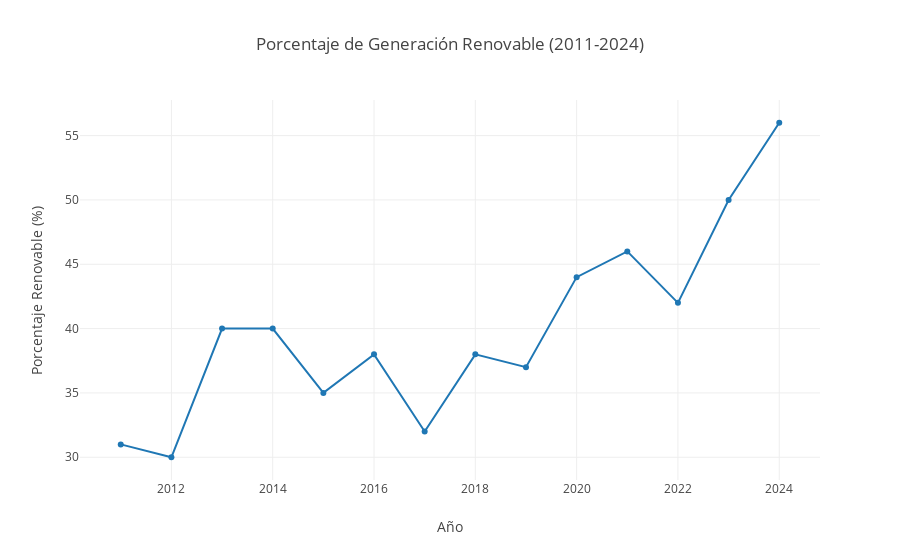

Notebook cell for this chart:
### Code cell
// Crear el Scatter para la gráfica lineal
val traceRenovables = Scatter(
  años, 
  renovables, 
  //mode = ScatterMode(ScatterMode.Lines + ScatterMode.Markers), // Gráfica con líneas y puntos
  name = "Porcentaje Renovable"
)

// Configuración del Layout
val layout = Layout(
  title = "Porcentaje de Generación Renovable (2011-2024)",
  xaxis = Axis(title = "Año"),
  yaxis = Axis(
      title = "Porcentaje Renovable (%)"
  )
    

)

// Graficar
val data = Seq(traceRenovables)
plot(data,layout)

### Figure 1 — Plotly figure (JSON) as saved in the notebook; plotly's stock layout.template omitted (floating-point values rounded to 4 significant figures)
{"data": [{"name": "Porcentaje Renovable", "type": "scatter", "x": [2011, 2012, 2013, 2014, 2015, 2016, 2017, 2018, 2019, 2020, 2021, 2022, 2023, 2024], "y": [31, 30, 40, 40, 35, 38, 32, 38, 37, 44, 46, 42, 50, 56]}], "layout": {"autosize": true, "title": {"text": "Porcentaje de Generación Renovable (2011-2024)"}, "xaxis": {"autorange": true, "range": [2010.0, 2025.0], "title": {"text": "Año"}, "type": "linear"}, "yaxis": {"autorange": true, "range": [28.1, 57.9], "title": {"text": "Porcentaje Renovable (%)"}, "type": "linear"}}}
